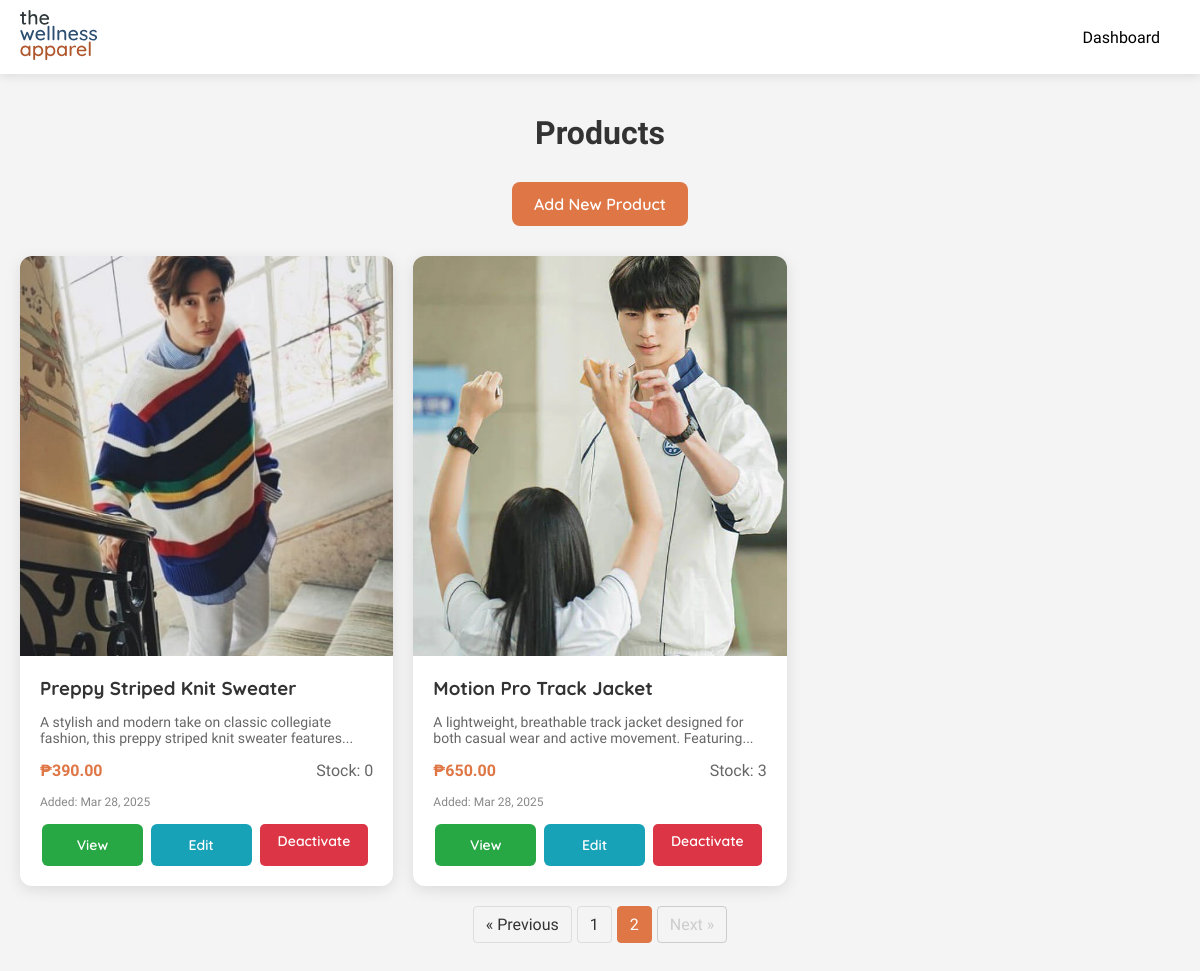
Page /admin/products.php?page=2 (signed in) on the committed database.
### tables this page shows
CREATE TABLE `products` (
  `id` int NOT NULL,
  `name` varchar(255) DEFAULT NULL,
  `description` text,
  `price` decimal(10,2) NOT NULL,
  `stock` int NOT NULL,
  `images` varchar(255) DEFAULT NULL,
  `created_at` timestamp NOT NULL DEFAULT CURRENT_TIMESTAMP,
  `is_active` tinyint(1) NOT NULL DEFAULT '1'
);

### admin/products.php (the view, shortened to what this page needs)
<?php
require 'includes/navbar.php';
$results_per_page = 12;
$page = isset($_GET['page']) ? (int)$_GET['page'] : 1;
$page = max(1, $page);
$offset = ($page - 1) * $results_per_page;
$products = [];
$fetch_error = null;
try {
    $total_products_stmt = $conn->prepare("SELECT COUNT(*) as total FROM products WHERE is_active = 1");
    $total_products_stmt->execute();
    $total_products_result = $total_products_stmt->get_result()->fetch_assoc();
    $total_products = $total_products_result['total'] ?? 0;
    $total_pages = ceil($total_products / $results_per_page);
    $stmt = $conn->prepare("SELECT id, name, description, price, stock, images, created_at
                             FROM products
                             WHERE is_active = 1 -- Only show active products
                             ORDER BY created_at DESC
                             LIMIT ? OFFSET ?");
    $stmt->bind_param("ii", $results_per_page, $offset);
    $stmt->execute();
    $result = $stmt->get_result();
    $products = $result->fetch_all(MYSQLI_ASSOC);
} catch (Exception $e) {
    error_log("Error fetching products: " . $e->getMessage());
    $fetch_error = "Error fetching product list.";
}
function truncateDescription($description, $length = 100) {
    $last_space = strrpos(substr($description, 0, $length), ' ');
    if ($last_space !== false) {
        return substr($description, 0, $last_space) . '...';
    } else {
        return substr($description, 0, $length) . '...';
    }
}
?>
<!DOCTYPE html>
<html lang="en">
<head>
    <link rel="stylesheet" href="assets/css/products.css">
</head>
<body>
    <div class="admin-container">
        <h1>Products</h1>
        <div class="admin-actions">
            <a href="add_product.php" class="btn btn-add-product">Add New Product</a>
        </div>
        <div class="products-grid">
            <?php if (!empty($products)): ?>
                <?php foreach ($products as $product): ?>
                    <div class="product-card">
                        <div class="product-image">
                            <?php if (!empty($product['images'])): ?>
                                <img src="../uploads/products/<?php echo htmlspecialchars($product['images']); ?>" alt="<?php echo htmlspecialchars($product['name']); ?>">
                            <?php else: ?>
                                <div class="no-image">No Image</div>
                            <?php endif; ?>
                        </div>
                        <div class="product-details">
                            <h3><?php echo htmlspecialchars($product['name']); ?></h3>
                            <p class="product-description"><?php echo htmlspecialchars(truncateDescription($product['description'])); ?></p>
                            <div class="product-info">
                                <span class="product-price">₱<?php echo number_format($product['price'], 2); ?></span>
                                <span class="product-stock">Stock: <?php echo $product['stock']; ?></span>
                            </div>
                            <div class="product-date">
                                Added: <?php echo date("M j, Y", strtotime($product['created_at'])); ?>
                            </div>
                            <div class="product-actions">
                                <a href="view_product.php?id=<?php echo $product['id']; ?>" class="btn btn-view">View</a>
                                <a href="edit_product.php?id=<?php echo $product['id']; ?>" class="btn btn-edit">Edit</a>
                                <a href="products.php?delete_id=<?php echo $product['id']; ?><?php echo ($page > 1 ? '&page='.$page : ''); ?>" class="btn btn-delete delete-button" onclick="return confirm('Are you sure you want to deactivate this product? This might fail if the product is in active orders.')">Deactivate</a>
                            </div>
                        </div>
                    </div>
                <?php endforeach; ?>
            <?php elseif (!$fetch_error): ?>
                <div class="no-products">No active products found.</div>
            <?php endif; ?>
        </div>
        <?php if ($total_pages > 1): ?>
        <div class="pagination">
            <?php if ($page > 1): ?>
                <a href='products.php?page=<?php echo ($page - 1); ?>'>« Previous</a>
            <?php else: ?>
                <span class='disabled'>« Previous</span>
            <?php endif; ?>
            <?php for ($i = 1; $i <= $total_pages; $i++): ?>
                <?php if ($i == $page): ?>
                    <span class='current'><?php echo $i; ?></span>
                <?php else: ?>
                    <a href='products.php?page=<?php echo $i; ?>'><?php echo $i; ?></a>
                <?php endif; ?>
            <?php endfor; ?>
            <?php if ($page < $total_pages): ?>
                <a href='products.php?page=<?php echo ($page + 1); ?>'>Next »</a>
            <?php else: ?>
                <span class='disabled'>Next »</span>
            <?php endif; ?>
        </div>
        <?php endif; ?>
    </div>
</body>
</html>

### admin/assets/css/products.css (style rules this page uses)
body { font-family: 'Alice', serif; background-color: #f4f4f4; margin: 0; padding: 0; }
.admin-container { max-width: 1200px; margin: 40px auto; padding: 0 20px; }
h1 { text-align: center; color: #333; font-family: 'Alice', serif; margin-bottom: 30px; }
.admin-actions { display: flex; justify-content: center; margin-bottom: 30px; gap: 15px; }
.btn { display: inline-block; padding: 10px 20px; border-radius: 8px; text-decoration: none; font-family: 'Quicksand', sans-serif; font-weight: 600; transition: all 0.3s ease; border: 2px solid transparent; }
.btn-add-product { background-color: #df7645; color: white; }
.products-grid { display: grid; grid-template-columns: repeat(3, 1fr); gap: 20px; }
.product-card { background-color: white; border-radius: 12px; box-shadow: 0 4px 15px rgba(0, 0, 0, 0.1); overflow: hidden; transition: transform 0.3s ease; }
.product-image { height: 400px; overflow: hidden; }
.product-image img { width: 100%; height: 100%; object-fit: cover; }
.product-details { padding: 20px; }
.product-details h3 { margin: 0 0 10px 0; font-family: 'Quicksand', sans-serif; color: #333; }
.product-description { color: #666; margin-bottom: 15px; font-size: 14px; overflow: hidden; text-overflow: ellipsis; display: -webkit-box; -webkit-box-orient: vertical; }
.product-info { display: flex; justify-content: space-between; margin-bottom: 15px; }
.product-price { font-weight: bold; color: #df7645; }
.product-stock { color: #666; }
.product-date { font-size: 12px; color: #888; margin-bottom: 15px; }
.product-actions { display: flex; justify-content: space-between; gap: 1px; }
.btn-view, .btn-edit, .btn-delete { flex: 1; text-align: center; padding: 10px; font-size: 14px; color: white; text-decoration: none; margin: 0 2px; border-radius: 6px; }
.btn-view { background-color: #28a745; margin-right: 5px; }
.btn-edit { background-color: #17a2b8; margin-right: 5px; }
.btn-delete { background-color: #dc3545; margin-right: 5px; }

### admin/products.php (style rules this page uses)
.delete-button { background-color: #dc3545; color: white; border: none; padding: 8px 16px; border-radius: 5px; cursor: pointer; text-decoration: none; font-size: 14px; }
.pagination { display: flex; justify-content: center; align-items: center; margin-top: 20px; flex-wrap: wrap; gap: 5px; }
.pagination a, .pagination span { padding: 8px 12px; border: 1px solid #ddd; text-decoration: none; color: #333; border-radius: 4px; }
.pagination .current { background-color: #df7645; color: white; border-color: #df7645; }
.pagination .disabled { color: #ccc; pointer-events: none; border-color: #ccc; }

### rows in the picture
products: images (picture), name "Preppy Striped Knit Sweater", description "A stylish and modern take on classic collegiate fashion, this preppy striped knit sweater features...", price "390.00", stock "0", created_at "Mar 28, 2025"
products: images (picture), name "Motion Pro Track Jacket", description "A lightweight, breathable track jacket designed for both casual wear and active movement. Featuring...", price "650.00", stock "3", created_at "Mar 28, 2025"
